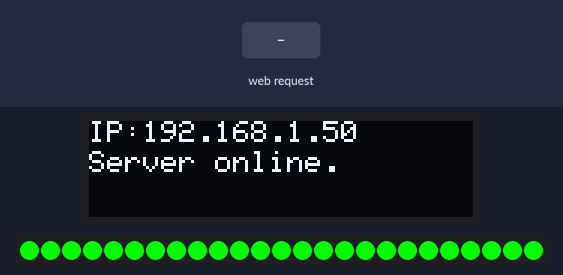
Simulated run of this sketch. Board: ESP8266 (NodeMCU). Shown: 128×32 one-colour display, 25 RGB LEDs in strip order, left to right. The test bench sets the inputs (shaded band). Dim RGB values are drawn brighter than linear; WiFi joins after 1.5 s; servers stay silent unless stated; the display library's start-up logo is not drawn.

Above: at 2.8 s.
2.9 s: HTTP request GET / received
At 3.3 s:
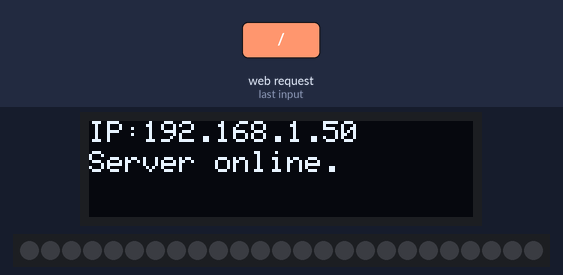
4.4 s: HTTP request GET /red received
At 5.6 s:
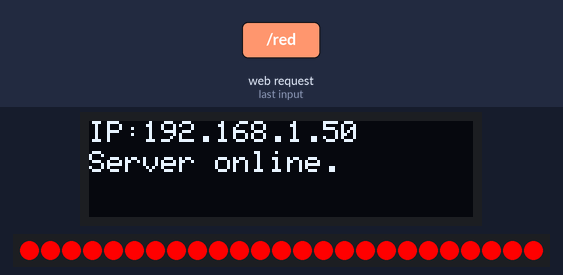
5.9 s: HTTP request GET /yellow received
At 6.8 s:
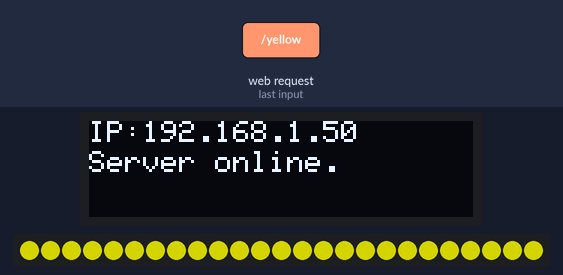
7.4 s: HTTP request GET /green received
At 8.0 s:
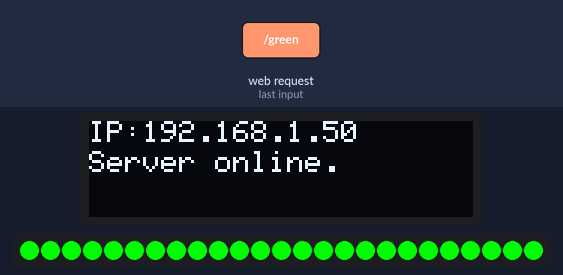
Timing chart, 0 to 9.9 s (numbered marks = the images above; inputs shaded):
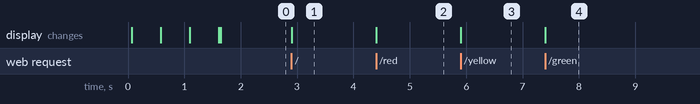

The sketch:

feather_iot_lamp.ino
```cpp
#include <SPI.h>
#include <Wire.h>
#include <Adafruit_GFX.h>
#include <Adafruit_SSD1306.h>
#include <ESP8266WiFi.h>
#include <ESP8266WebServer.h>
#include <Adafruit_NeoPixel.h>
#ifdef __AVR__
  #include <avr/power.h>
#endif

//#define DEBUG
#ifdef DEBUG
  #define DEBUG(x)  Serial.println(x)
#else
  #define DEBUG(x)
#endif

#define PIN 4
#define NUMPIXELS      25
Adafruit_NeoPixel strip = Adafruit_NeoPixel(NUMPIXELS, PIN, NEO_GRB + NEO_KHZ800);

const char* SSID     = "<SSID>";
const char* PASSWORD = "<PASSWORD>";

ESP8266WebServer server(80);
String webString="";
String LAMPIP;

#if (SSD1306_LCDHEIGHT != 32)
 #error("Height incorrect, please fix Adafruit_SSD1306.h!");
#endif

Adafruit_SSD1306 display = Adafruit_SSD1306();

uint32_t red = strip.Color(255, 0, 0);
uint32_t green = strip.Color(0, 255, 0);
uint32_t yellow = strip.Color(128, 128, 0);
uint32_t off = strip.Color(0,0,0);

void setup() {
  Serial.begin(115200);
  WiFi.begin(SSID, PASSWORD);

  DEBUG("OLED FeatherWing test");
  display.begin(SSD1306_SWITCHCAPVCC, 0x3C);  // initialize with the I2C addr 0x3C (for the 128x32)
  DEBUG("OLED begun");

  DEBUG("Initializing display");
  display.display();

  DEBUG("Clearing display buffer");
  display.clearDisplay();
  display.display();

  DEBUG("Setting text properties and positioning cursor");
  display.setTextSize(1);
  display.setTextColor(WHITE);
  display.setCursor(0,0);
  DEBUG("Connecting to WiFi");
  display.print("Connecting.");
  display.display();
  while(WiFi.status() != WL_CONNECTED){
    DEBUG("...waiting");
    delay(500);
    display.print(".");
    display.display();
  }
  DEBUG("WiFi connected");
  DEBUG("Get IP address");
  LAMPIP = WiFi.localIP().toString();
  display.clearDisplay();
  display.display();
  display.setCursor(0,0);
  DEBUG("IP: " + LAMPIP);
  display.print("IP:");
  display.println(LAMPIP);
  display.display();

  DEBUG("Initialize webserver");
  server.on("/", handle_root);
  server.on("/red", [](){
    DEBUG("Illuminating lamp with red");
    alert_color(red);
  });
  server.on("/green", [](){
    DEBUG("Illuminating lamp with green");
    alert_color(green);
  });
  server.on("/yellow", [](){
    DEBUG("Illuminating lamp with yellow");
    alert_color(yellow);
  });
  server.begin();
  DEBUG("Webserver started");
  display.setCursor(0,10);
  display.println("Server online.");
  display.display();
  DEBUG("Initialize NeoPixels and set to green");
  strip.begin();
  for(int i=0;i<NUMPIXELS;i++){
    strip.setPixelColor(i, green);
  }
  strip.show();
  DEBUG("---");
}

void loop() {
  server.handleClient();
}

void handle_root(){
  DEBUG("Processing root page request...");
  alert_color(off);
  server.send ( 200, "text/html", "hello world");
}

void alert_color(uint32_t c){
  String s;
  DEBUG("Update alert status text");
  if(c == red){
    s = "Critcal Alert!";
  } else if( c == green){
    s = "All systems Go!";
  } else if (c == yellow){
    s = "Caution!";
  } else {
    s = "nominal";
  }
  DEBUG("Alert Status: " + s);
  /*DEBUG("Reset display and position cursor");
  display.clearDisplay();
  display.display();
  display.setCursor(0,0);
  display.print("IP:");
  display.println(LAMPIP);
  display.setCursor(0,10);
  display.println("Alert Status:" + s);
  display.display();
  DEBUG("Reinitialze Neopixels");
  strip.begin();*/
  DEBUG("Update Neopixel color");
  for(int i=0;i<NUMPIXELS;i++){
    strip.setPixelColor(i, c);
  }
  strip.show();
  DEBUG("Return 200 response");
  DEBUG("---");
  server.send ( 200, "text/html", "Alert Status:" + s);
}
```
